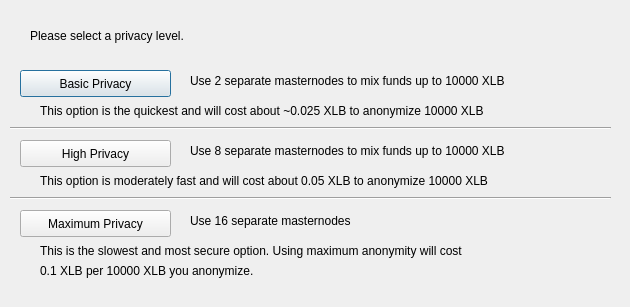
<?xml version="1.0" encoding="UTF-8"?>
<ui version="4.0">
 <class>ObfuscationConfig</class>
 <widget class="QDialog" name="ObfuscationConfig">
  <property name="geometry">
   <rect>
    <x>0</x>
    <y>0</y>
    <width>630</width>
    <height>307</height>
   </rect>
  </property>
  <property name="windowTitle">
   <string>Configure Obfuscation</string>
  </property>
  <widget class="QPushButton" name="buttonBasic">
   <property name="geometry">
    <rect>
     <x>20</x>
     <y>70</y>
     <width>151</width>
     <height>27</height>
    </rect>
   </property>
   <property name="text">
    <string>Basic Privacy</string>
   </property>
  </widget>
  <widget class="QPushButton" name="buttonHigh">
   <property name="geometry">
    <rect>
     <x>20</x>
     <y>140</y>
     <width>151</width>
     <height>27</height>
    </rect>
   </property>
   <property name="text">
    <string>High Privacy</string>
   </property>
  </widget>
  <widget class="QPushButton" name="buttonMax">
   <property name="geometry">
    <rect>
     <x>20</x>
     <y>210</y>
     <width>151</width>
     <height>27</height>
    </rect>
   </property>
   <property name="text">
    <string>Maximum Privacy</string>
   </property>
  </widget>
  <widget class="QLabel" name="label">
   <property name="geometry">
    <rect>
     <x>30</x>
     <y>20</y>
     <width>571</width>
     <height>31</height>
    </rect>
   </property>
   <property name="text">
    <string>Please select a privacy level.</string>
   </property>
  </widget>
  <widget class="QLabel" name="label_2">
   <property name="geometry">
    <rect>
     <x>190</x>
     <y>70</y>
     <width>421</width>
     <height>21</height>
    </rect>
   </property>
   <property name="text">
    <string>Use 2 separate masternodes to mix funds up to 10000 XLB</string>
   </property>
  </widget>
  <widget class="QLabel" name="label_3">
   <property name="geometry">
    <rect>
     <x>190</x>
     <y>140</y>
     <width>411</width>
     <height>21</height>
    </rect>
   </property>
   <property name="text">
    <string>Use 8 separate masternodes to mix funds up to 10000 XLB</string>
   </property>
  </widget>
  <widget class="QLabel" name="label_4">
   <property name="geometry">
    <rect>
     <x>190</x>
     <y>210</y>
     <width>421</width>
     <height>21</height>
    </rect>
   </property>
   <property name="text">
    <string>Use 16 separate masternodes</string>
   </property>
  </widget>
  <widget class="QLabel" name="label_6">
   <property name="geometry">
    <rect>
     <x>40</x>
     <y>100</y>
     <width>561</width>
     <height>21</height>
    </rect>
   </property>
   <property name="text">
    <string>This option is the quickest and will cost about ~0.025 XLB to anonymize 10000 XLB</string>
   </property>
  </widget>
  <widget class="QLabel" name="label_7">
   <property name="geometry">
    <rect>
     <x>40</x>
     <y>170</y>
     <width>561</width>
     <height>21</height>
    </rect>
   </property>
   <property name="text">
    <string>This option is moderately fast and will cost about 0.05 XLB to anonymize 10000 XLB</string>
   </property>
  </widget>
  <widget class="QLabel" name="label_8">
   <property name="geometry">
    <rect>
     <x>40</x>
     <y>240</y>
     <width>561</width>
     <height>21</height>
    </rect>
   </property>
   <property name="text">
    <string>This is the slowest and most secure option. Using maximum anonymity will cost</string>
   </property>
  </widget>
  <widget class="QLabel" name="label_9">
   <property name="geometry">
    <rect>
     <x>40</x>
     <y>260</y>
     <width>561</width>
     <height>21</height>
    </rect>
   </property>
   <property name="text">
    <string>0.1 XLB per 10000 XLB you anonymize.</string>
   </property>
  </widget>
  <widget class="Line" name="line">
   <property name="geometry">
    <rect>
     <x>10</x>
     <y>120</y>
     <width>601</width>
     <height>16</height>
    </rect>
   </property>
   <property name="orientation">
    <enum>Qt::Horizontal</enum>
   </property>
  </widget>
  <widget class="Line" name="line_2">
   <property name="geometry">
    <rect>
     <x>10</x>
     <y>190</y>
     <width>601</width>
     <height>16</height>
    </rect>
   </property>
   <property name="orientation">
    <enum>Qt::Horizontal</enum>
   </property>
  </widget>
 </widget>
 <resources/>
 <connections/>
</ui>
